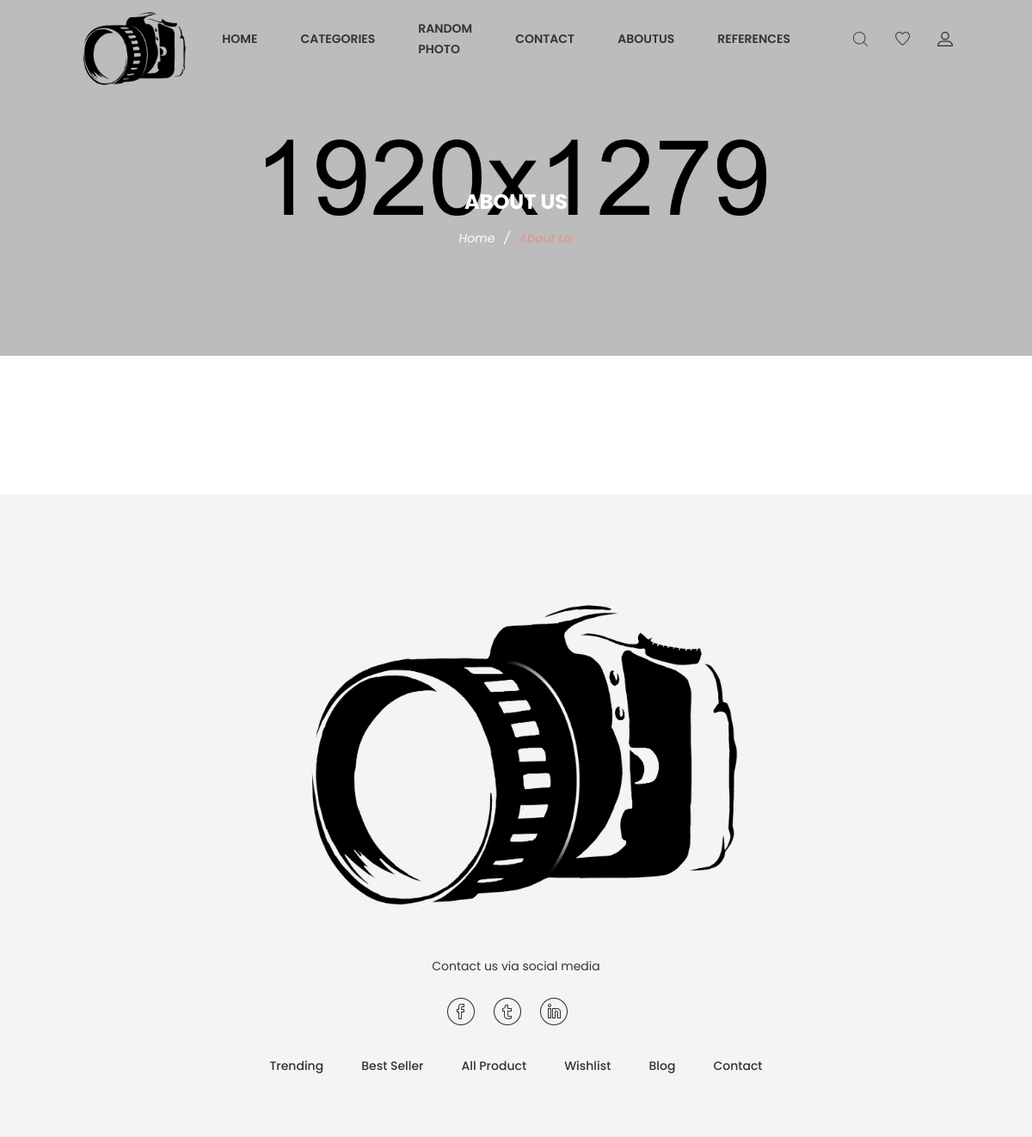
/aboutus, run on an earlier commit of the app's database.
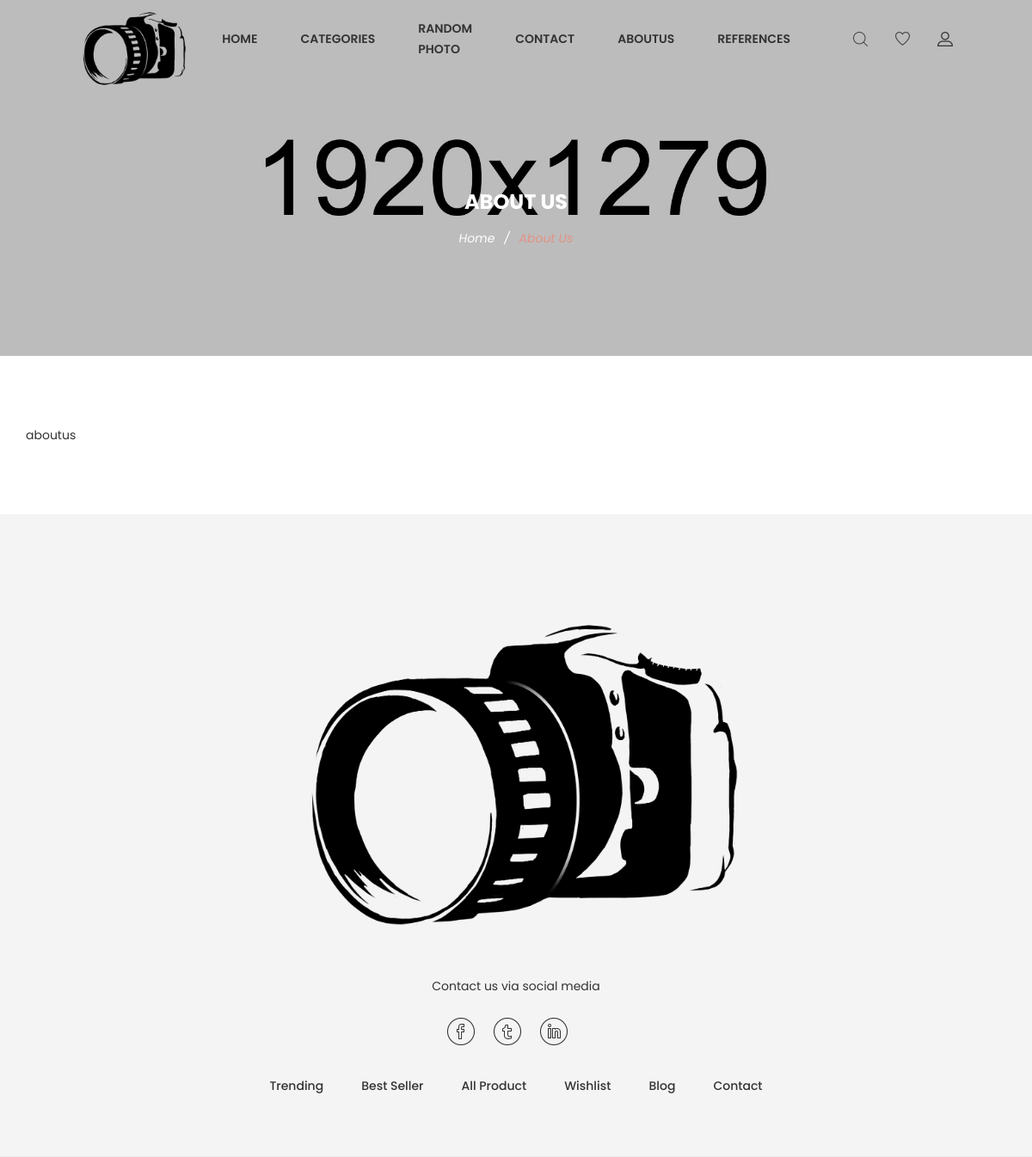
And on a later commit of the database.
### home/models.py (models this page shows, shortened)
class Setting(models.Model):
    STATUS = (
        ('True', 'Evet'),
        ('False', 'Hayır'),
    )
    title = models.CharField(max_length=50)
    keywords = models.CharField(max_length=50)
    description = models.CharField(max_length=255)
    company = models.CharField(max_length=50)
    address = models.CharField(blank=True, max_length=100)
    phone = models.CharField(blank=True, max_length=15)
    fax = models.CharField(blank=True, max_length=15)
    email = models.CharField(blank=True, max_length=50)
    smtpserver = models.CharField(blank=True, max_length=50)
    smtpmail = models.CharField(blank=True, max_length=50)
    smtppassword = models.CharField(blank=True, max_length=100)
    smtpport = models.CharField(blank=True, max_length=10)
    icon = models.ImageField(blank=True, upload_to='assets/images/', max_length=255)
    facebook = models.CharField(blank=True, max_length=50)
    twitter = models.CharField(blank=True, max_length=50)
    linkedin = models.CharField(blank=True, max_length=50)
    aboutus = RichTextUploadingField(blank=True)
    contact = RichTextUploadingField(blank=True)
    references = RichTextUploadingField(blank=True)
    status = models.CharField(max_length=10, choices=STATUS)

### home/views.py (the view)
# urls.py: path('aboutus', views.aboutus, name='aboutus'),
def aboutus(request):
    category = Category.objects.all()
    setting = Setting.objects.get(pk=1)
    context = {'category': category, 'setting': setting}
    return render(request, 'Pages/aboutUsPage.html', context)

### home/templates/Pages/aboutUsPage.html (shortened to what this page needs)
{% extends 'HomeBase.html' %}
{% block body %}
    <div class="ht__bradcaump__area bg-image--5">
        <div class="container">
            <div class="row">
                <div class="col-lg-12">
                    <div class="bradcaump__inner text-center">
                        <h2 class="bradcaump-title">About Us</h2>
                        <nav class="bradcaump-content">
                            <a class="breadcrumb_item" href="/">Home</a>
                            <span class="brd-separetor">/</span>
                            <span class="breadcrumb_item active">About Us</span>
                        </nav>
                    </div>
                </div>
            </div>
        </div>
    </div>
    <section class="section-padding--lg bg--white">
        <div class="container">
            <div class="col-lg-12">
                {{ setting.aboutus|safe }}
            </div>
        </div>
    </section>
{% endblock %}

What changed in the data, as far as the page shows it:
now on this page (row edited): Setting: aboutus "aboutus"
changed Setting: aboutus empty → "<p>aboutus</p>" (drawn)
